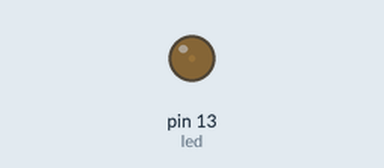
Recording of a sketch running on a simulated Arduino Uno, built with avr-gcc and run on an emulated ATmega328P. Parts: output pins drawn as LEDs (lit = HIGH).

Above: at 0.05 s.
At 0.6 s:
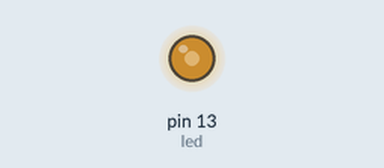
At 0.9 s:
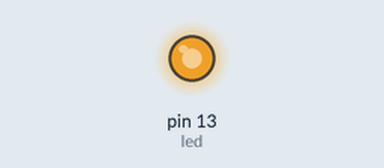
At 1.8 s:
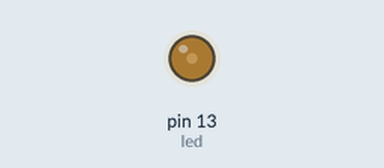
Timing chart, 0 to 4.6 s (numbered marks = the images above):
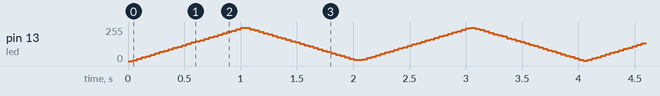

The sketch:

PWMHeartbeat.ino
```cpp
// Pin 13 has an LED connected on most Arduino boards.
// give it a name:
int led = 13;

// the setup routine runs once when you press reset:
void setup() {
  // initialize the digital pin as an output.
  pinMode(led, OUTPUT);
}

// the loop routine runs over and over again forever:
void loop() {

  //Rising heartbeat
  //Use a 16 bit counter, so we can have values over 255
  //Do a thousand cycles, adding one to i each time
  for(uint16_t i=1; i<1000; i++)
  {
  digitalWrite(led, LOW);    // turn the LED off by making the voltage LOW
  delayMicroseconds(1000-i);          // wait for a 1000 - i microseconds
  digitalWrite(led, HIGH);   // turn the LED on (HIGH is the voltage level)
  delayMicroseconds(i);               // wait for i microseconds
  }

  //Falling heartbeat
  //Use a 16 bit counter, so we can have values over 255
  //Do a thousand cycles, adding one to i each time
  for(uint16_t i=1; i<1000; i++)
  {
  digitalWrite(led, HIGH);   // turn the LED on (HIGH is the voltage level)
  delayMicroseconds(1000-i);               // wait for a 1000 - i microseconds
  digitalWrite(led, LOW);    // turn the LED off by making the voltage LOW
  delayMicroseconds(i);               // wait for i microseconds
  }
}
```
